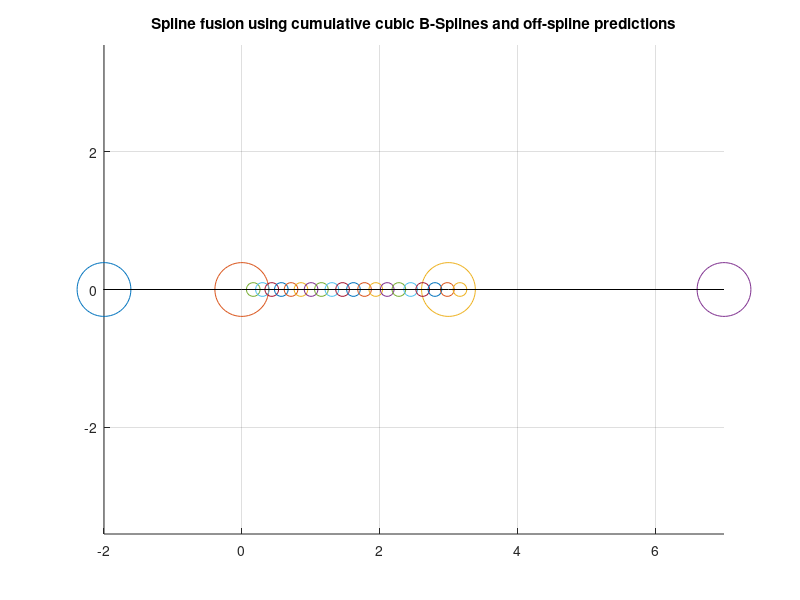

The MATLAB script that drew this image:

% Spline fusion: Lovegrove 2013
% Error checking against C++
% Roberto Aldera - 27 Jan 2020
clc;clear
%% Setting up transforms
theta = 0;%-pi/160;
R = [cos(theta) sin(theta) 0; -sin(theta) cos(theta) 0; 0 0 1];
a = [1; 0.0; 0]; % position of origin frame a in reference frame b
T0 = [ R a; 0 0 0 1];

T = {T0; T0; T0; T0}; % pretending the transforms are all the same for now

% Offset the points to make it more interesting
% T{1}(1,4) = T{1}(1,4) + 2;
% T{2}(1,4) = T{2}(1,4) + 1;
% T{3}(1,4) = T{3}(1,4) - 0.3;
% T{3}(2,4) = T{3}(2,4) - 0.5;

T{1}(1,4) = 1;
T{2}(1,4) = 2;
T{3}(1,4) = 3;
T{4}(1,4) = 4;

T_world = cell(size(T,1),1);

T_world{1,1} = T{2}^-1;
T_world{2,1} = eye(4);
T_world{3,1} = T{3};
T_world{4,1} = T{3} * T{4};

% T_world{1} = eye(4);
% T_world{1} = T{1};
% for i = 2:size(T,1)
%     T_world{i,1} = T_world{i-1} * T{i};
% end

for i = 1:size(T_world,1)
    disp('T_world x: ');
    disp(T_world{i,1}(1,4));
end
Omega = cell(size(T,1)-1,1); % This holds all omegas, but each spline segment only uses 3 of them at a time (a window)
for i = 1:size(T,1)-1 
    Omega{i} = logm(T_world{i}^-1 * T_world{i+1});
end

%% Spline fusion parameters
num_intervals = size(T,1)-3;
num_spline_points = 20;
C = 1/6 * [ 6 0 0 0; 5 3 -3 1; 1 3 3 -2; 0 0 0 1 ];
T_w_s = cell(num_intervals,num_spline_points);

s_i = linspace(0,size(T,1)-1,size(T,1));

for i = 1:num_intervals
    s_t = linspace(i,i+1,num_spline_points);
    for t = 1:num_spline_points
        u = s_t(t) - s_i(i+1);
        u_vector = [1; u; u^2; u^3];
        B = C * u_vector;

        T_w_s{i,t} = T_world{i} * expm(B(2) * Omega{i}) ...
            * expm(B(3) * Omega{i+1}) * expm(B(4) * Omega{i+2});
%           T_w_s{i,t} = expm(B(2) * Omega{i}) ...
%               * expm(B(3) * Omega{i+1}) * expm(B(4) * Omega{i+2});
    end
end

%% Plotting
figure(1);
clf;
hold on;
grid on;
axis equal;
title("Spline fusion using cumulative cubic B-Splines and off-spline predictions");

for i = 1:size(T,1)
    scatter(T_world{i}(1,4),T_world{i}(2,4),1500,'r.');
end

for i = 1:num_intervals
    for j = 1:size(T_w_s,2)
        scatter(T_w_s{i,j}(1,4),T_w_s{i,j}(2,4),100,'b.');
    end
end

%% Plot connections directly between control points
T_world_coords = zeros(size(T_world,1),2);
for i = 1:size(T_world)
    T_world_coords(i,:) = [T_world{i}(1,4) T_world{i}(2,4)];
end
plot(T_world_coords(:,1),T_world_coords(:,2),'k');

